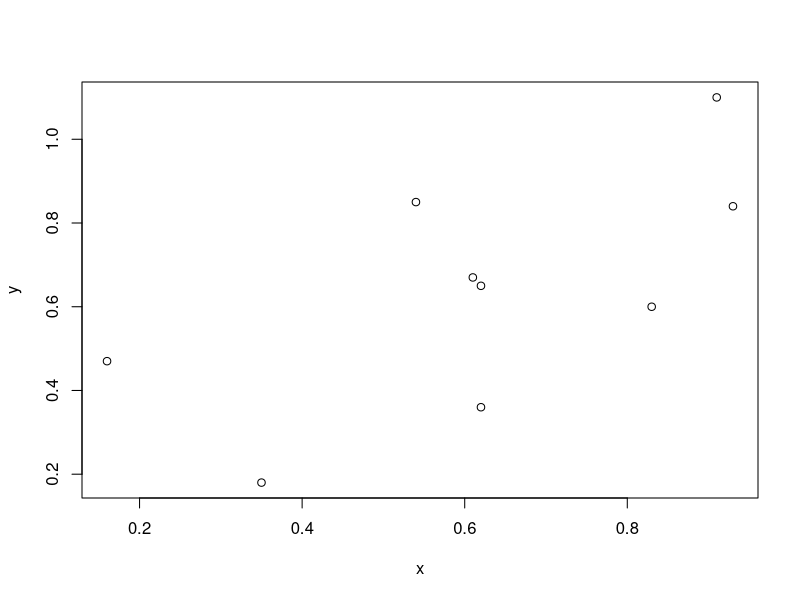

Here is the R script that generated this plot:
## ---- chunk 1
x <- c(0.61, 0.93, 0.83, 0.35, 0.54, 0.16, 0.91, 0.62, 0.62)
y <- c(0.67, 0.84, 0.6, 0.18, 0.85, 0.47, 1.1, 0.65, 0.36)

plot(x,y)
## ---- chunk 2

n <- length(y)
beta1 <- cor(y, x) * sd(y) / sd(x)
beta0 <- mean(y) - beta1 * mean(x)
e <- y - beta0 - beta1 * x
sigma <- sqrt(sum(e^2) / (n-2)) 
ssx <- sum((x - mean(x))^2)
seBeta0 <- (1 / n + mean(x) ^ 2 / ssx) ^ .5 * sigma 
seBeta1 <- sigma / sqrt(ssx)
tBeta0 <- beta0 / seBeta0; tBeta1 <- beta1 / seBeta1
pBeta0 <- 2 * pt(abs(tBeta0), df = n - 2, lower.tail = FALSE)
pBeta1 <- 2 * pt(abs(tBeta1), df = n - 2, lower.tail = FALSE)
coefTable <- rbind(c(beta0, seBeta0, tBeta0, pBeta0), c(beta1, seBeta1, tBeta1, pBeta1))
colnames(coefTable) <- c("Estimate", "Std. Error", "t value", "P(>|t|)")
rownames(coefTable) <- c("(Intercept)", "x")

#Question 1
coefTable

#Question 2
sigma


lm1 <- lm(y~x)

summary(lm1)


## ---- chunk 3
lm2 <- lm(mpg~wt,mtcars)
summary(lm2)
confint(lm2)

#Question 3
newdata <- data.frame(wt=mean(mtcars$wt));newdata
predict(lm2,newdata,interval="confidence")

#Question 5
newdata <- data.frame(wt=3000/1000);newdata
predict(lm2,newdata,interval="prediction")

#Question 6
length(mtcars$mpg)
lm2$df
sumCoef <- summary(lm2)$coefficients
sumCoef
bnds <- sumCoef[2,1] + c(-1,1) * qt(0.975,df=lm2$df) * sumCoef[2,2]
bnds
2*bnds

#Question 9
denom <- sum((mtcars$mpg-mean(mtcars$mpg))^2);denom
numer <- sum(lm2$residuals^2); numer
numer/denom

